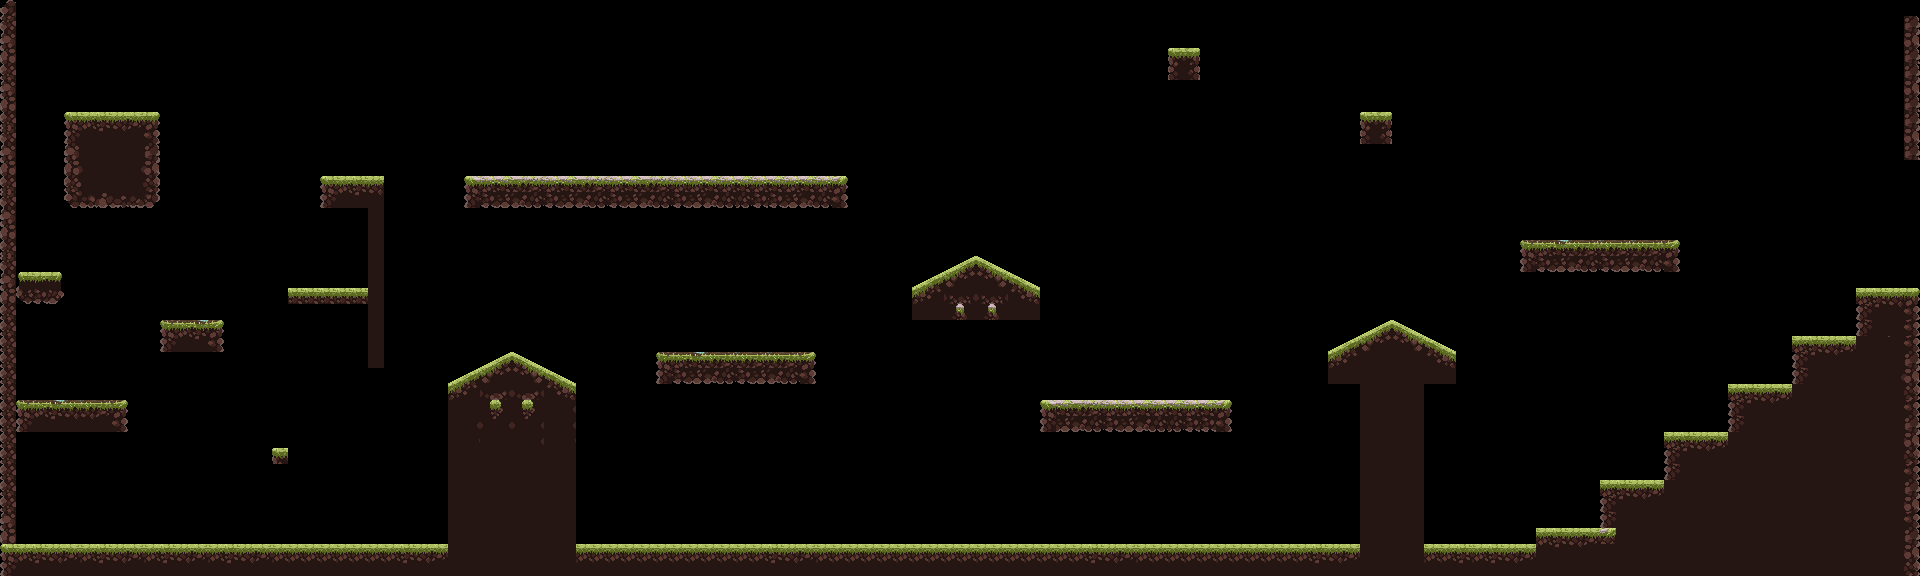

Below is a game level as drawn by its tile map, then a one-line description and the .tmx that defines it (tile-layer data replaced by summaries):
An orthogonal 120x36 tile map with 16x16 px tiles, 1 tile layer (ground) and 132 objects (53x coin, 43x spikes, 4x enemy_collider, 2x enemy).

<map version="1.10" tiledversion="1.12.1" orientation="orthogonal" renderorder="right-down" width="120" height="36" tilewidth="16" tileheight="16" infinite="0" nextlayerid="9" nextobjectid="877">
 <editorsettings>
  <export target="../1.lua" format="lua" />
 </editorsettings>
 <tileset firstgid="1" name="tileset1" tilewidth="16" tileheight="16" tilecount="576" columns="32">
  <image source="../../assets/Tilesheet - WOODS.png" width="512" height="288" />
 </tileset>
 <layer id="1" name="ground" width="120" height="36">
  <data>[4320 cells, 1028 non-empty, 119 distinct tile ids]</data>
 </layer>
 <objectgroup color="#840c8f" id="8" name="entity">
  <object id="715" name="Coin" type="coin" x="29.276" y="256.662">
   <ellipse />
  </object>
  <object id="716" name="Coin" type="coin" x="177.102" y="305.594">
   <ellipse />
  </object>
  <object id="717" name="Coin" type="coin" x="36.8587" y="257.439">
   <ellipse />
  </object>
  <object id="718" name="Coin" type="coin" x="944.207" y="117.447">
   <ellipse />
  </object>
  <object id="721" name="Spikes" type="spikes" x="245.079" y="511.038" width="34" height="34" />
  <object id="722" name="Spikes" type="spikes" x="909.53" y="273.067" width="36.3333" height="34" />
  <object id="729" name="Enemy" type="enemy" x="570" y="144.5">
   <point />
  </object>
  <object id="738" name="Coin" type="coin" x="47.6667" y="258.5">
   <ellipse />
  </object>
  <object id="739" name="Coin" type="coin" x="76.3333" y="387.833">
   <ellipse />
  </object>
  <object id="740" name="Coin" type="coin" x="297.833" y="275.5">
   <ellipse />
  </object>
  <object id="741" name="Coin" type="coin" x="99.5" y="388">
   <ellipse />
  </object>
  <object id="742" name="Coin" type="coin" x="312.667" y="278">
   <ellipse />
  </object>
  <object id="748" name="Coin" type="coin" x="192" y="305">
   <ellipse />
  </object>
  <object id="750" name="Coin" type="coin" x="206.666" y="308">
   <ellipse />
  </object>
  <object id="752" name="Spikes" type="spikes" x="948.009" y="513.749" width="36.3333" height="34" />
  <object id="753" name="Spikes" type="spikes" x="985.509" y="513.749" width="36.3333" height="34" />
  <object id="754" name="Spikes" type="spikes" x="1022.01" y="513.749" width="36.3333" height="34" />
  <object id="755" name="Spikes" type="spikes" x="1059.51" y="513.749" width="36.3333" height="34" />
  <object id="756" name="Spikes" type="spikes" x="1097.68" y="513.749" width="36.3333" height="34" />
  <object id="757" name="Spikes" type="spikes" x="1133.68" y="513.749" width="36.3333" height="34" />
  <object id="758" name="Spikes" type="spikes" x="1172.35" y="513.749" width="36.3333" height="34" />
  <object id="759" name="Spikes" type="spikes" x="1210.35" y="513.749" width="36.3333" height="34" />
  <object id="760" name="Spikes" type="spikes" x="1248.35" y="513.749" width="36.3333" height="34" />
  <object id="761" name="Spikes" type="spikes" x="1286.35" y="513.749" width="36.3333" height="34" />
  <object id="762" name="Spikes" type="spikes" x="1323.01" y="513.749" width="36.3333" height="34" />
  <object id="765" name="Spikes" type="spikes" x="871.676" y="513.749" width="36.3333" height="34" />
  <object id="766" name="Spikes" type="spikes" x="2.00908" y="510.749" width="36.3333" height="34" />
  <object id="767" name="Spikes" type="spikes" x="41.3424" y="510.749" width="36.3333" height="34" />
  <object id="768" name="Spikes" type="spikes" x="76.0091" y="510.749" width="36.3333" height="34" />
  <object id="769" name="Spikes" type="spikes" x="113.343" y="510.749" width="36.3333" height="34" />
  <object id="770" name="Spikes" type="spikes" x="148.009" y="510.749" width="36.3333" height="34" />
  <object id="771" name="Spikes" type="spikes" x="186.009" y="510.749" width="36.3333" height="34" />
  <object id="772" name="Spikes" type="spikes" x="208.676" y="510.749" width="36.3333" height="34" />
  <object id="773" name="Spikes" type="spikes" x="382.009" y="510.749" width="36.3333" height="34" />
  <object id="774" name="Spikes" type="spikes" x="413.509" y="510.749" width="36.3333" height="34" />
  <object id="779" name="Spikes" type="spikes" x="571.509" y="514.749" width="36.3333" height="34" />
  <object id="780" name="Spikes" type="spikes" x="600.509" y="513.749" width="36.3333" height="34" />
  <object id="781" name="Spikes" type="spikes" x="637.509" y="513.749" width="36.3333" height="34" />
  <object id="782" name="Spikes" type="spikes" x="673.509" y="513.749" width="36.3333" height="34" />
  <object id="783" name="Spikes" type="spikes" x="711.009" y="513.749" width="36.3333" height="34" />
  <object id="784" name="Spikes" type="spikes" x="747.509" y="513.749" width="36.3333" height="34" />
  <object id="785" name="Spikes" type="spikes" x="785.009" y="513.749" width="36.3333" height="34" />
  <object id="786" name="Spikes" type="spikes" x="822.509" y="513.749" width="36.3333" height="34" />
  <object id="787" name="Spikes" type="spikes" x="851.009" y="513.749" width="36.3333" height="34" />
  <object id="791" name="Spikes" type="spikes" x="279" y="509.833" width="34" height="34" />
  <object id="792" name="Spikes" type="spikes" x="315.667" y="511.167" width="34" height="34" />
  <object id="793" name="Spikes" type="spikes" x="351" y="512.5" width="34" height="34" />
  <object id="794" name="Spikes" type="spikes" x="911.333" y="515.5" width="34" height="34" />
  <object id="795" name="Spikes" type="spikes" x="1428.67" y="510.833" width="34" height="34" />
  <object id="796" name="Spikes" type="spikes" x="1458" y="513.5" width="34" height="34" />
  <object id="797" name="Spikes" type="spikes" x="1501.67" y="510.833" width="34" height="34" />
  <object id="799" name="Spikes" type="spikes" x="19.8333" y="376.667" width="36.3333" height="34" />
  <object id="800" name="Spikes" type="spikes" x="329.167" y="254.333" width="36.3333" height="34" />
  <object id="801" name="Enemy" type="enemy" x="1137.17" y="366.167">
   <point />
  </object>
  <object id="803" name="Coin" type="coin" x="667" y="334">
   <ellipse />
  </object>
  <object id="804" name="Coin" type="coin" x="702" y="337">
   <ellipse />
  </object>
  <object id="805" name="Coin" type="coin" x="737" y="335">
   <ellipse />
  </object>
  <object id="806" name="Coin" type="coin" x="763" y="339">
   <ellipse />
  </object>
  <object id="807" name="Coin" type="coin" x="791" y="337">
   <ellipse />
  </object>
  <object id="808" name="Coin" type="coin" x="718" y="339">
   <ellipse />
  </object>
  <object id="809" name="Coin" type="coin" x="686" y="336">
   <ellipse />
  </object>
  <object id="810" name="Coin" type="coin" x="502" y="159">
   <ellipse />
  </object>
  <object id="811" name="Coin" type="coin" x="527" y="159">
   <ellipse />
  </object>
  <object id="812" name="Coin" type="coin" x="736" y="161">
   <ellipse />
  </object>
  <object id="813" name="Coin" type="coin" x="783" y="162">
   <ellipse />
  </object>
  <object id="814" name="Coin" type="coin" x="757" y="161">
   <ellipse />
  </object>
  <object id="816" name="Coin" type="coin" x="359" y="158">
   <ellipse />
  </object>
  <object id="817" name="Coin" type="coin" x="1534" y="224">
   <ellipse />
  </object>
  <object id="818" name="Coin" type="coin" x="1551" y="221">
   <ellipse />
  </object>
  <object id="819" name="Coin" type="coin" x="1572" y="223">
   <ellipse />
  </object>
  <object id="820" name="Coin" type="coin" x="1598" y="223">
   <ellipse />
  </object>
  <object id="821" name="Coin" type="coin" x="1607" y="225">
   <ellipse />
  </object>
  <object id="822" name="Coin" type="coin" x="1594" y="225">
   <ellipse />
  </object>
  </objectgroup>
 <objectgroup color="#ff0000" id="5" name="solid">
  <!-- 30 objects omitted --></objectgroup>
</map>
<!-- 59 of 132 objects omitted -->
